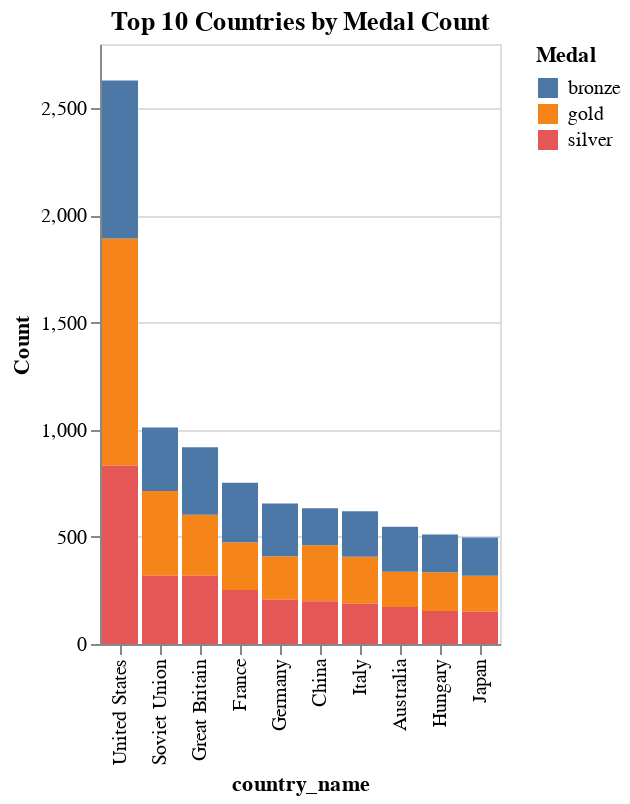

The notebook cell this image was saved under:
### Code cell
# Create the bar chart
bar_chart = alt.Chart(medal_counts_melted).mark_bar().encode(
    x=alt.X('country_name:N', sort='-y'),
    y=alt.Y('Count:Q'),
    color=alt.Color('Medal:N'),
    tooltip=['country_name', 'Medal', 'Count']
).properties(
    title='Top 10 Countries by Medal Count'
)

bar_chart.show()

### Figure 1 — Vega-Lite specification as saved in the notebook (floating-point values rounded to 4 significant figures)
{"config": {"view": {"continuousWidth": 300, "continuousHeight": 300}}, "data": {"name": "data-0bdcc5931a48b8618c4443fca789f386"}, "mark": {"type": "bar"}, "encoding": {"color": {"field": "Medal", "type": "nominal"}, "tooltip": [{"field": "country_name", "type": "nominal"}, {"field": "Medal", "type": "nominal"}, {"field": "Count", "type": "quantitative"}], "x": {"field": "country_name", "sort": "-y", "type": "nominal"}, "y": {"field": "Count", "type": "quantitative"}}, "title": "Top 10 Countries by Medal Count", "$schema": "https://vega.github.io/schema/vega-lite/v5.20.1.json", "datasets": {"data-0bdcc5931a48b8618c4443fca789f386": [{"country_name": "United States", "Medal": "gold", "Count": 1060}, {"country_name": "Soviet Union", "Medal": "gold", "Count": 395}, {"country_name": "Great Britain", "Medal": "gold", "Count": 284}, {"country_name": "China", "Medal": "gold", "Count": 262}, {"country_name": "France", "Medal": "gold", "Count": 223}, {"country_name": "Italy", "Medal": "gold", "Count": 219}, {"country_name": "Germany", "Medal": "gold", "Count": 202}, {"country_name": "Hungary", "Medal": "gold", "Count": 181}, {"country_name": "Japan", "Medal": "gold", "Count": 169}, {"country_name": "Australia", "Medal": "gold", "Count": 164}, {"country_name": "United States", "Medal": "silver", "Count": 832}, {"country_name": "Soviet Union", "Medal": "silver", "Count": 319}, {"country_name": "Great Britain", "Medal": "silver", "Count": 319}, {"country_name": "China", "Medal": "silver", "Count": 199}, {"country_name": "France", "Medal": "silver", "Count": 252}, {"country_name": "Italy", "Medal": "silver", "Count": 188}, {"country_name": "Germany", "Medal": "silver", "Count": 207}, {"country_name": "Hungary", "Medal": "silver", "Count": 154}, {"country_name": "Japan", "Medal": "silver", "Count": 150}, {"country_name": "Australia", "Medal": "silver", "Count": 173}, {"country_name": "United States", "Medal": "bronze", "Count": 738}, {"country_name": "Soviet Union", "Medal": "bronze", "Count": 296}, {"country_name": "Great Britain", "Medal": "bronze", "Count": 315}, {"country_name": "China", "Medal": "bronze", "Count": 173}, {"country_name": "France", "Medal": "bronze", "Count": 277}, {"country_name": "Italy", "Medal": "bronze", "Count": 213}, {"country_name": "Germany", "Medal": "bronze", "Count": 247}, {"country_name": "Hungary", "Medal": "bronze", "Count": 176}, {"country_name": "Japan", "Medal": "bronze", "Count": 178}, {"country_name": "Australia", "Medal": "bronze", "Count": 210}]}}
